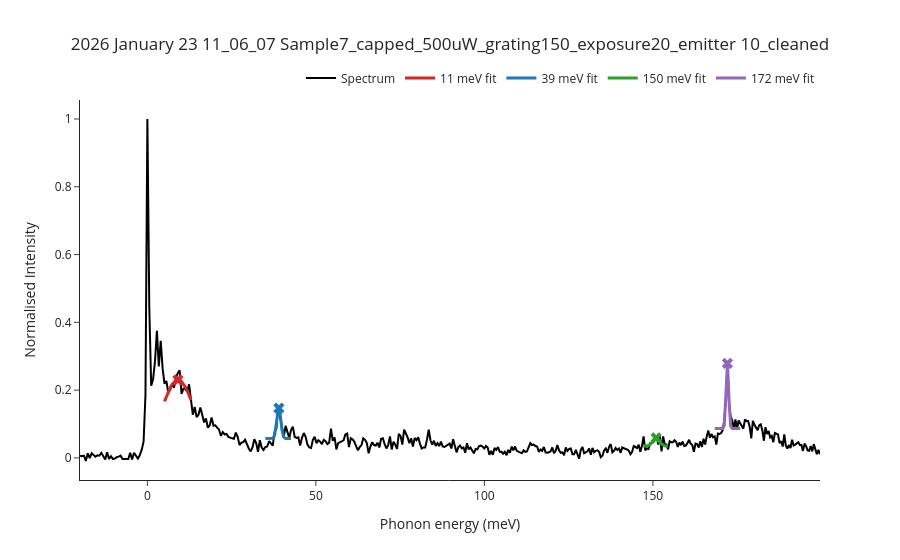

The notebook cell saved with this chart:
### Code cell
import hbn_pl.batch_peaks as bpeaks

DATA_DIR = Path("C://Users/ech77/OneDrive - University of Cambridge/Data Jan 2026/Large PL study, 0T")

#Set fit initial fit parameters for the peaks of interest here. You can edit these during the batch process if needed.
targets = [11, 39, 150, 172]
window = 4
sigma = 2

bpeaks.batch_peak_fitting(DATA_DIR)

### Figure 1 — Plotly figure (JSON) as saved in the notebook; plotly's stock layout.template omitted (floating-point values rounded to 4 significant figures; data arrays with more than 128 entries replaced by an {"elided": "..."} marker saying what was removed)
{"data": [{"line": {"color": "black"}, "mode": "lines", "name": "Spectrum", "type": "scatter", "x": {"elided": "428 float values"}, "y": {"elided": "428 float values"}}, {"line": {"color": "#D62728", "width": 3}, "mode": "lines", "name": "11 meV fit", "type": "scatter", "x": [5.078, 5.641, 6.203, 6.765, 7.327, 7.888, 8.449, 9.01, 9.571, 10.13, 10.69, 11.25, 11.81, 12.37, 12.93], "y": [0.167, 0.182, 0.1956, 0.2073, 0.2169, 0.2241, 0.2286, 0.2304, 0.2292, 0.2253, 0.2186, 0.2095, 0.1982, 0.1851, 0.1705]}, {"marker": {"color": "#D62728", "size": 10, "symbol": "x"}, "mode": "markers", "showlegend": false, "type": "scatter", "x": [9.066], "y": [0.2304]}, {"line": {"color": "#1F77B4", "width": 3}, "mode": "lines", "name": "39 meV fit", "type": "scatter", "x": [35.01, 35.56, 36.11, 36.65, 37.2, 37.74, 38.28, 38.83, 39.37, 39.92, 40.46, 41.0, 41.54, 42.09, 42.63], "y": [0.05736, 0.05736, 0.05736, 0.05738, 0.05801, 0.06537, 0.09802, 0.1425, 0.131, 0.08371, 0.06126, 0.0576, 0.05736, 0.05736, 0.05736]}, {"marker": {"color": "#1F77B4", "size": 10, "symbol": "x"}, "mode": "markers", "showlegend": false, "type": "scatter", "x": [39.01], "y": [0.1469]}, {"line": {"color": "#2CA02C", "width": 3}, "mode": "lines", "name": "150 meV fit", "type": "scatter", "x": [147.2, 147.7, 148.2, 148.7, 149.2, 149.7, 150.1, 150.6, 151.1, 151.6, 152.1, 152.6, 153.0, 153.5, 154.0, 154.5], "y": [0.03519, 0.03524, 0.03551, 0.03648, 0.03913, 0.04437, 0.05161, 0.05772, 0.05893, 0.0544, 0.04713, 0.04089, 0.03728, 0.03578, 0.03531, 0.0352]}, {"marker": {"color": "#2CA02C", "size": 10, "symbol": "x"}, "mode": "markers", "showlegend": false, "type": "scatter", "x": [151.0], "y": [0.05922]}, {"line": {"color": "#9467BD", "width": 3}, "mode": "lines", "name": "172 meV fit", "type": "scatter", "x": [168.4, 168.8, 169.3, 169.8, 170.2, 170.7, 171.2, 171.7, 172.1, 172.6, 173.1, 173.6, 174.0, 174.5, 175.0, 175.4, 175.9], "y": [0.08686, 0.08686, 0.08686, 0.08686, 0.08686, 0.08704, 0.09608, 0.1803, 0.2785, 0.1668, 0.09365, 0.08698, 0.08686, 0.08686, 0.08686, 0.08686, 0.08686]}, {"marker": {"color": "#9467BD", "size": 10, "symbol": "x"}, "mode": "markers", "showlegend": false, "type": "scatter", "x": [172.1], "y": [0.2789]}], "layout": {"legend": {"orientation": "h", "x": 1, "xanchor": "right", "y": 1.02, "yanchor": "bottom"}, "title": {"text": "2026 January 23 11_06_07 Sample7_capped_500uW_grating150_exposure20_emitter 10_cleaned", "x": 0.5, "xanchor": "center"}, "xaxis": {"title": {"text": "Phonon energy (meV)"}}, "yaxis": {"title": {"text": "Normalised Intensity"}}}}
